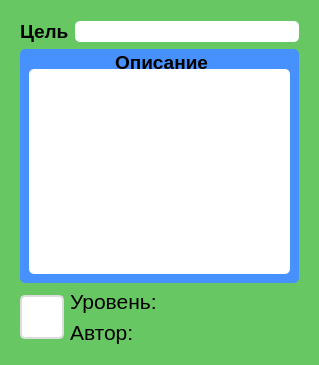
<?xml version="1.0" encoding="UTF-8"?>
<ui version="4.0">
 <class>CaseWidget</class>
 <widget class="QWidget" name="CaseWidget">
  <property name="geometry">
   <rect>
    <x>0</x>
    <y>0</y>
    <width>319</width>
    <height>365</height>
   </rect>
  </property>
  <property name="sizePolicy">
   <sizepolicy hsizetype="Preferred" vsizetype="Minimum">
    <horstretch>0</horstretch>
    <verstretch>0</verstretch>
   </sizepolicy>
  </property>
  <property name="minimumSize">
   <size>
    <width>180</width>
    <height>0</height>
   </size>
  </property>
  <property name="windowTitle">
   <string>Form</string>
  </property>
  <property name="styleSheet">
   <string notr="true">
background-color: rgb(103, 200, 99);
border-radius: 5px;</string>
  </property>
  <layout class="QVBoxLayout" name="verticalLayout_3">
   <item>
    <widget class="QGroupBox" name="groupBox_2">
     <property name="cursor">
      <cursorShape>OpenHandCursor</cursorShape>
     </property>
     <property name="title">
      <string/>
     </property>
     <layout class="QVBoxLayout" name="verticalLayout_2">
      <item>
       <layout class="QHBoxLayout" name="horizontalLayout">
        <item>
         <widget class="QLabel" name="label">
          <property name="font">
           <font>
            <pointsize>14</pointsize>
            <weight>75</weight>
            <bold>true</bold>
           </font>
          </property>
          <property name="text">
           <string>Цель</string>
          </property>
         </widget>
        </item>
        <item>
         <widget class="QLineEdit" name="targetEdit">
          <property name="font">
           <font>
            <pointsize>12</pointsize>
            <weight>75</weight>
            <bold>true</bold>
           </font>
          </property>
          <property name="styleSheet">
           <string notr="true">background-color: rgb(255, 255, 255);
color: rgb(0, 0, 0);</string>
          </property>
         </widget>
        </item>
       </layout>
      </item>
      <item>
       <widget class="QGroupBox" name="groupBox">
        <property name="font">
         <font>
          <pointsize>14</pointsize>
          <weight>75</weight>
          <bold>true</bold>
         </font>
        </property>
        <property name="styleSheet">
         <string notr="true">background-color: rgb(71, 145, 255);</string>
        </property>
        <property name="title">
         <string>Описание</string>
        </property>
        <property name="alignment">
         <set>Qt::AlignCenter</set>
        </property>
        <layout class="QVBoxLayout" name="verticalLayout">
         <property name="topMargin">
          <number>20</number>
         </property>
         <item>
          <widget class="QPlainTextEdit" name="descriptionEdit">
           <property name="styleSheet">
            <string notr="true">background-color: rgb(255, 255, 255);
color:black;</string>
           </property>
          </widget>
         </item>
        </layout>
       </widget>
      </item>
      <item>
       <layout class="QHBoxLayout" name="horizontalLayout_3">
        <item>
         <widget class="QPushButton" name="clear_but">
          <property name="sizePolicy">
           <sizepolicy hsizetype="Preferred" vsizetype="Preferred">
            <horstretch>0</horstretch>
            <verstretch>0</verstretch>
           </sizepolicy>
          </property>
          <property name="minimumSize">
           <size>
            <width>34</width>
            <height>34</height>
           </size>
          </property>
          <property name="maximumSize">
           <size>
            <width>44</width>
            <height>44</height>
           </size>
          </property>
          <property name="styleSheet">
           <string notr="true">QPushButton {
border-image: url(:/icons/icons8-мусор-64.png);
    min-width: 10px;
    max-width: 20px;
    min-height: 10px;
    max-height: 20px;
    background-color: white;
    border: 2px solid #dddddd;
    border-radius: 5px; /* Половина минимального значения (min(ширина, высота) / 2) */
    padding: 10px;
color:black;
}

QPushButton:hover {
    background-color: #f8f8f8;
}

QPushButton:pressed {
    background-color: #dcdcdc;
    border: 2px solid #aaaaaa;
}
</string>
          </property>
          <property name="text">
           <string/>
          </property>
         </widget>
        </item>
        <item>
         <layout class="QVBoxLayout" name="verticalLayout_4">
          <item>
           <widget class="QLabel" name="status_case">
            <property name="font">
             <font>
              <pointsize>16</pointsize>
             </font>
            </property>
            <property name="text">
             <string>Уровень: </string>
            </property>
           </widget>
          </item>
          <item>
           <widget class="QLabel" name="author_case">
            <property name="font">
             <font>
              <pointsize>16</pointsize>
             </font>
            </property>
            <property name="text">
             <string>Автор: </string>
            </property>
           </widget>
          </item>
         </layout>
        </item>
       </layout>
      </item>
     </layout>
    </widget>
   </item>
  </layout>
 </widget>
 <resources>
  <include location="res.qrc"/>
 </resources>
 <connections/>
</ui>
